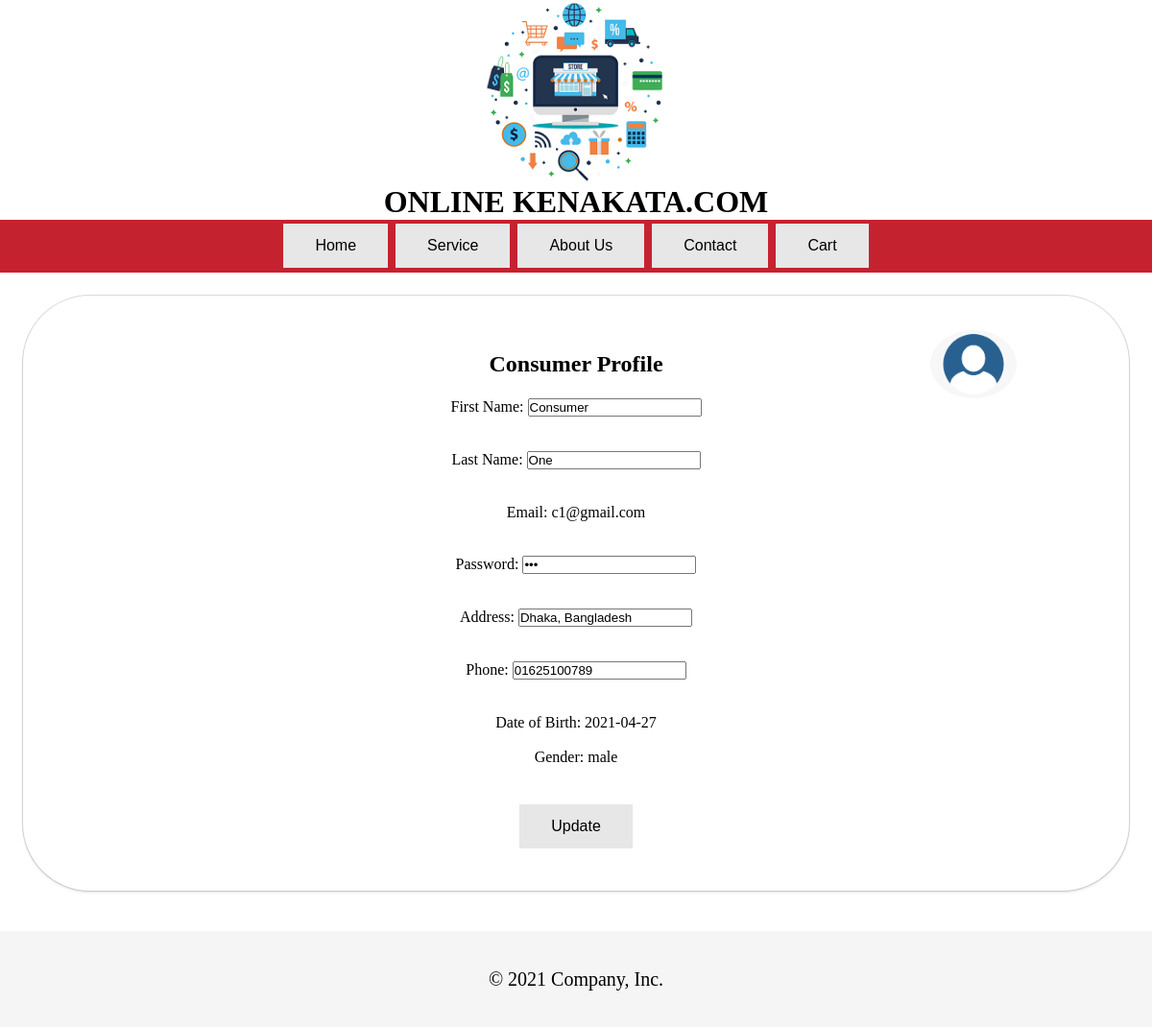
The app's page /index/consumer_profile.php (signed in) with its own data.
### tables this page shows
CREATE TABLE `consumer` (
  `id` int(11) NOT NULL,
  `fname` varchar(10) NOT NULL,
  `lname` varchar(10) NOT NULL,
  `email` varchar(30) NOT NULL,
  `password` varchar(8) NOT NULL,
  `gender` varchar(6) NOT NULL,
  `dob` varchar(10) NOT NULL,
  `number` varchar(11) NOT NULL,
  `address` varchar(30) NOT NULL
);

### index/consumer_profile.php (the view, shortened to what this page needs)
<Doctype html>
<html>
<head>
    <link rel="stylesheet" href="stylesheet/vendor_profilestyle.css">
</head>
<body>
<?php
    $firstName = $lastName = $email = $password = $address = $phone = $nid = $dob = $gender = "";
    $email = $_SESSION["email"];
    $password = $_SESSION["password"];
    $host = "localhost";
    $user = "wt_projectuser";
    $pass = "123";
    $db = "wt_project";
    $conn1 = new mysqli($host, $user, $pass, $db);
    if($conn1->connect_error)
    {
        echo "Database Connection Failed!";
        echo "<br>";
        echo $conn1->connect_error;
    }
    else
    {
        $stmt1 = $conn1->prepare("select * from consumer where email=?");
        $stmt1->bind_param("s", $email);
        $stmt1->execute();
        $res2 = $stmt1->get_result();
        $user = $res2->fetch_assoc();
        $email_02 = $user['email'];
        if ($email == $email_02)
        {
            $firstName = $user['fname'];
            $lastName = $user['lname'];
            $email = $user['email'];
            $password = $user['password'];
            $address = $user['address'];
            $phone = $user['number'];
            $gender = $user['gender'];
            $dob = $user['dob'];
        }
    }
?>
  <?php include("static_header.php")
    ?>
<form name="jsForm" action="<?php echo htmlspecialchars($_SERVER['PHP_SELF']) ?>" onsubmit="return validate()" method="POST">
    <div class="container">
       <div class="box">
           <div class="row">
              <div class="col-6">
                  <div class="abc"><h2>Consumer Profile</h2></div>
              </div>
              <div class="col-3">
                    <a href="vendor_home.php">
                  <div class="abc"><img class="profilepic" src="images/profile.png" alt="pic"></div>
                  </a>
              </div>
           </div>
           <div class="row">
              <div class="col-6">
                  <div class="abc">
                      First Name: <input type="text" name="fname"  placeholder="Type First Name" size="20px" value="<?php echo $firstName ?>">
                      <br><br>
                      Last Name: <input type="text" name="lname"  placeholder="Type Last Name" size="20px" value="<?php echo $lastName ?>">
                      <br><br>
                      Email: <?php echo $email ?>
                      <br><br>
                      Password: <input type="password" name="password"  placeholder="Type Password" size="20px" value="<?php echo $password ?>">
                      <br><br>
                      Address: <input type="text" name="address" id=""  placeholder="Type Your Address" size="20px" value="<?php echo $address ?>">
                      <br><br>
                      Phone: <input type="tel" name="phone" placeholder="01XXXXXXXXX" pattern="[0]{1}[1]{1}[3-9]{1}[0-9]{8}" required value="<?php echo $phone ?>">
                      <br><br>
                      Date of Birth: <?php echo $dob ?>
                      <br><br>
                      <label for="gender"> Gender:  </label>
                      <?php echo $gender ?>
                      <br><br>
                      <br>
                      <button class="button" type="submit">Update</button>
               </div>
              </div>
           </div>
       </div>
       <?php include('static_footer.php')
        ?>
    </div>
</form>
</body>
</html>

### index/stylesheet/head_style.css (style rules this page uses)
* { margin:0px; padding: 0px; }
body { margin:0px; padding: 0px; }
.button { background-color: #e7e7e7; border: none; color: black; padding: 14px 33px; text-align: center; text-decoration: none; display: inline-block; font-size: 16px; margin: 4px 2px; cursor: pointer; }

### records on screen
consumer: fname "Consumer", lname "One", email "c1@gmail.com", address "Dhaka, Bangladesh", phone "01625100789", dob "2021-04-27", gender "male"
